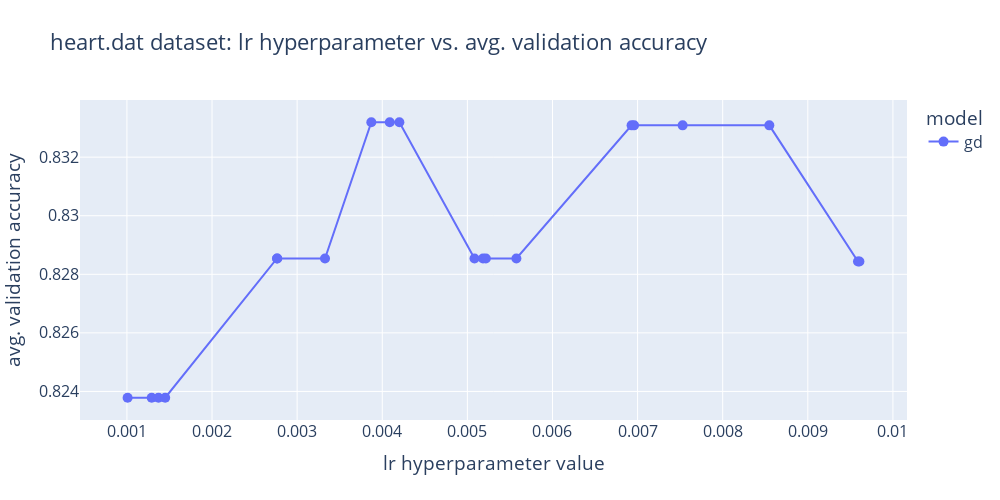

The code cell stored with this chart in its notebook:
### Markdown cell above
### 1.1.2 Gradient Descent (GD)

### Code cell
gd_search = tune_pipe_with_randomsearch(gd_model, lr_hyperparams, X_train, y_train, n_iter=HYPERPARAMS_ITERS)
best_model_gd = gd_search.best_estimator_
plot_acc_vs_hyperparameter(gd_search, "logistic_regression__lr", dataset_name, 'gd')

### Figure 1 — Plotly figure (JSON) as saved in the notebook; plotly's stock layout.template omitted (floating-point values rounded to 4 significant figures)
{"data": [{"hovertemplate": "model=gd<br>lr hyperparameter value=%{x}<br>avg. validation accuracy=%{y}<extra></extra>", "legendgroup": "gd", "line": {"color": "#636efa", "dash": "solid"}, "marker": {"size": 10, "symbol": "circle"}, "mode": "lines+markers", "name": "gd", "orientation": "v", "showlegend": true, "type": "scatter", "x": [0.001008, 0.001291, 0.001371, 0.00145, 0.002763, 0.002767, 0.003328, 0.003872, 0.004088, 0.004201, 0.005084, 0.005184, 0.005217, 0.005576, 0.006929, 0.006959, 0.007529, 0.008548, 0.00959, 0.009606], "xaxis": "x", "y": [0.8238, 0.8238, 0.8238, 0.8238, 0.8285, 0.8285, 0.8285, 0.8332, 0.8332, 0.8332, 0.8285, 0.8285, 0.8285, 0.8285, 0.8331, 0.8331, 0.8331, 0.8331, 0.8284, 0.8284], "yaxis": "y"}], "layout": {"font": {"size": 16}, "height": 500, "legend": {"title": {"text": "model"}, "tracegroupgap": 0}, "title": {"text": "heart.dat dataset: lr hyperparameter vs. avg. validation accuracy"}, "width": 1000, "xaxis": {"anchor": "y", "domain": [0, 1], "title": {"text": "lr hyperparameter value"}}, "yaxis": {"anchor": "x", "domain": [0, 1], "title": {"text": "avg. validation accuracy"}}}}
